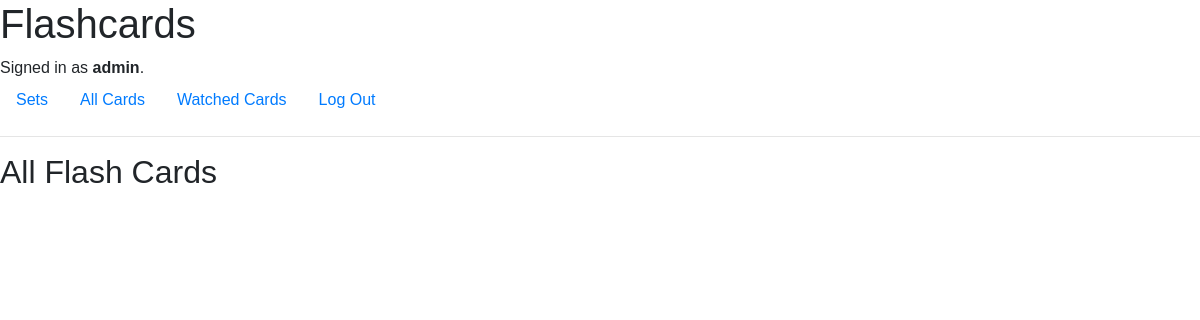
The app's page / (signed in), older data.
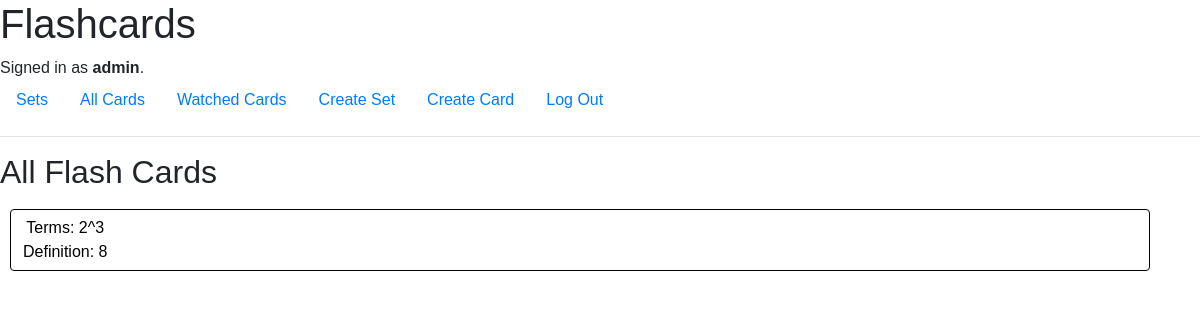
The same page, newer data.
### flashcards/models.py (models this page shows)
class Card(models.Model):
    category = models.CharField(max_length=128)
    title = models.CharField(max_length=128)
    meaning = models.TextField(default="")
    createdate = models.DateTimeField(auto_now_add=True)

### flashcards/views.py (the view)
# urls.py: path("", views.index, name="index"),
def index(request):
    print("####################################")
    print ("         request index ")
    print("####################################")
    is_maker= 'Maker' in request.user.groups.values_list('name', flat=True)
    cards = Card.objects.all()
    watched = 0
    watchcardids = Watchcard.objects.filter(user=request.user.username).order_by("-createdate").values_list('cardid',flat=True)
    if watchcardids:
        watched = len(watchcardids)
    return render(request, "flashcards/index.html", {"cards": cards, "is_maker": is_maker, "watched":watched})

### flashcards/templates/flashcards/index.html (shortened to what this page needs)
{% extends "flashcards/layout.html" %}
{% block body %}
    <h2>All Flash Cards</h2>
    {% if cards %}
    	<div class="">
    		{% for card in cards%}
    		<a href="{% url 'viewcard' card.id %}" class="btn" style="max-height:200px; width:95%; border-color: black; margin: 10px; color: black; " >
    		<div class="float-left">
    			<div>Terms: {{card.title}}</div>
    			<div>Definition: {{card.meaning}}</div>
    		</div>
    		</a>
    		{% endfor %}
    	</div>
    {% endif %}
{% endblock %}

### flashcards/templates/flashcards/layout.html (shortened to what this page needs)
{% load static %}
<!DOCTYPE html>
<html lang="en">
    <head>
        <link rel="stylesheet" href="https://stackpath.bootstrapcdn.com/bootstrap/4.4.1/css/bootstrap.min.css">
        <link href="{% static 'flashcards/styles.css' %}" rel="stylesheet">
    </head>
    <body>
        <h1>Flashcards</h1>
        <div>
            {% if user.is_authenticated %}
                Signed in as <strong>{{ user.username }}</strong>.
            {% else %}
            	<div class="alert alert-danger" role="alert">Not signed in.</div>
            {% endif %}
        </div>
        <ul class="nav">
			<li class="nav-item">
                <a class="nav-link" href="{% url 'category' '0' %}">Sets</a>
            </li>
            <li class="nav-item">
                <a class="nav-link" href="{% url 'index' %}">All Cards</a>
            </li>
            {% if user.is_authenticated %}
            	<li class="nav-item">
                    <a class="nav-link" href="{% url 'watchcard' %}">Watched Cards
                    </a>
                </li>
                {% if is_maker %}
                <li class="nav-item">
                    <a class="nav-link" href="{% url 'newcategory' %}">Create Set</a>
                </li>
                <li class="nav-item">
                    <a class="nav-link" href="{% url 'newcard' %}">Create Card</a>
                </li>
                {% endif %}
                <li class="nav-item">
                    <a class="nav-link" href="{% url 'logout' %}">Log Out</a>
                </li>
            {% endif %}
        </ul>
        <hr>
        {% block body %}
        {% endblock %}
    </body>
</html>

Row changes from the older to the newer data that the page shows:
added Card: title "2^3", meaning "8"
Text that changed along with them:
text now shown: "Create Set Create Card"
